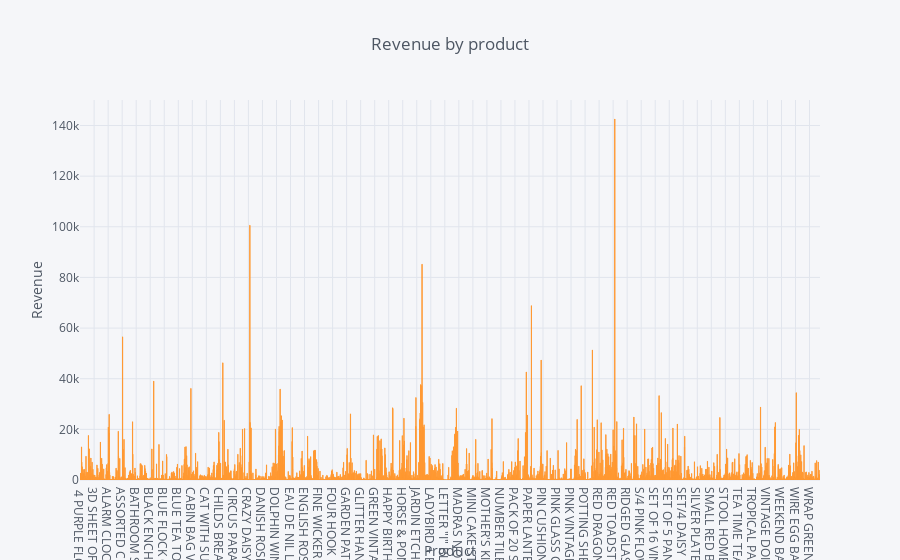

Notebook cell for this chart:
### Markdown cell above
## 8. Create an interactive bar chart that shows revenue by product description. Add a text field widget that filters the results to show the product that contain the text entered in their description.

### Code cell
data_rev_prod = data.groupby(['Description'])['Revenue'].sum().reset_index()
data_rev_prod_plot=data_rev_prod.iplot(kind='bar', x='Description', xTitle='Product', 
           yTitle='Revenue', title='Revenue by product')

### Figure 1 — Plotly figure (JSON) as saved in the notebook; plotly's stock layout.template omitted (floating-point values rounded to 4 significant figures; data arrays with more than 128 entries replaced by an {"elided": "..."} marker saying what was removed)
{"data": [{"marker": {"color": "rgba(255, 153, 51, 0.6)", "line": {"color": "rgba(255, 153, 51, 1.0)", "width": 1}}, "name": "Revenue", "orientation": "v", "text": "", "type": "bar", "uid": "a77121a7-1473-44a9-8ef7-1819276e22d1", "x": {"elided": "3640 str values"}, "y": {"elided": "3640 float values"}}], "layout": {"legend": {"bgcolor": "#F5F6F9", "font": {"color": "#4D5663"}}, "paper_bgcolor": "#F5F6F9", "plot_bgcolor": "#F5F6F9", "title": {"font": {"color": "#4D5663"}, "text": "Revenue by product"}, "xaxis": {"gridcolor": "#E1E5ED", "showgrid": true, "tickfont": {"color": "#4D5663"}, "title": {"font": {"color": "#4D5663"}, "text": "Product"}, "zerolinecolor": "#E1E5ED"}, "yaxis": {"gridcolor": "#E1E5ED", "showgrid": true, "tickfont": {"color": "#4D5663"}, "title": {"font": {"color": "#4D5663"}, "text": "Revenue"}, "zerolinecolor": "#E1E5ED"}}}
